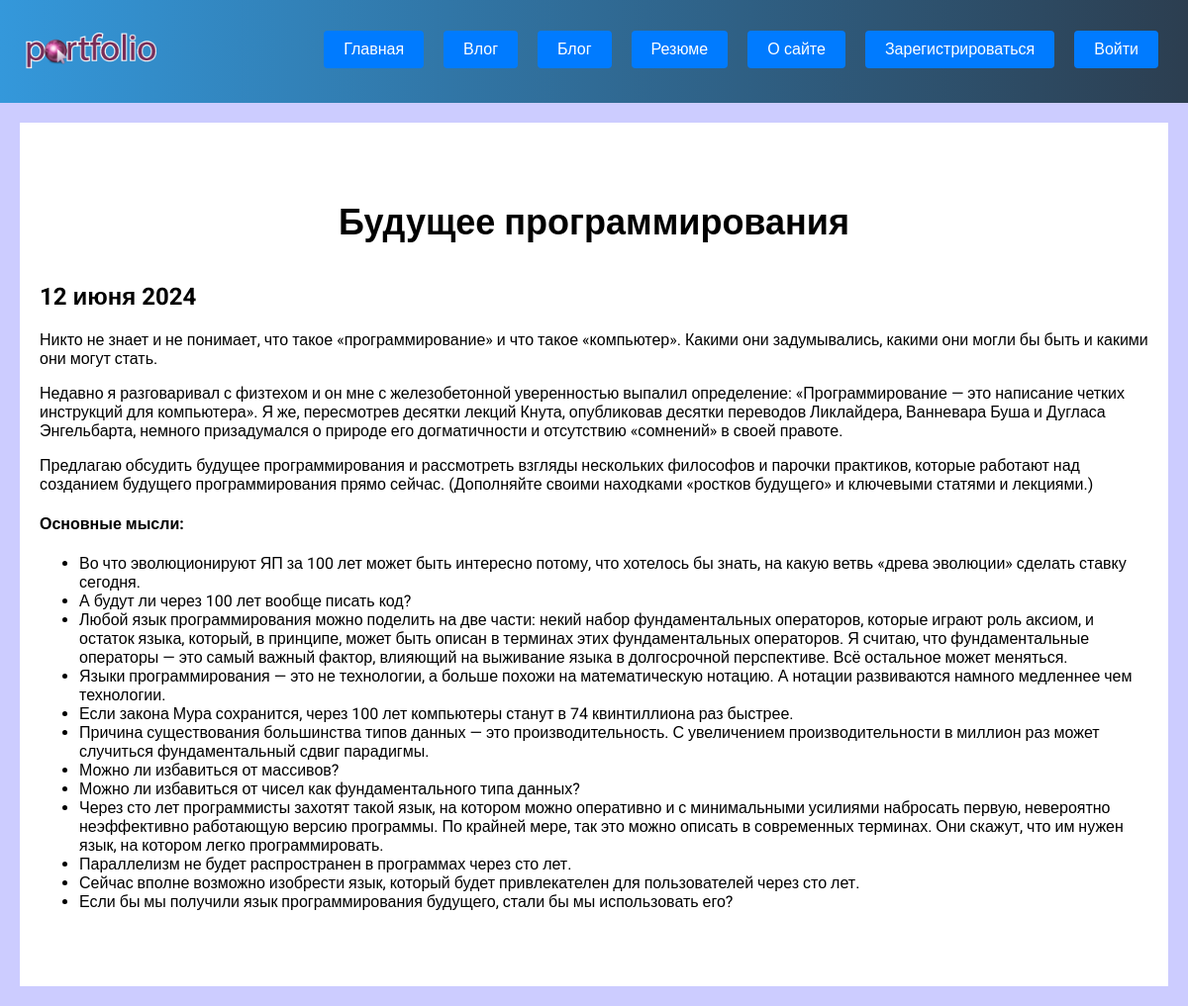
Page /vlog/2/ on the committed database.
### blog/models.py (models this page shows, shortened)
class Vlog(models.Model):
    title = models.CharField(max_length=200)
    description = models.TextField()
    data = models.DateField()

### blog/views.py (the view)
# urls.py: path('vlog/<int:vlog_id>/', views.vlog_detail, name="detail"),
def vlog_detail(request, vlog_id):
    vlog = get_object_or_404(Vlog, pk=vlog_id)
    return render(request, 'vlog/detail.html', {"vlog": vlog})

### blog/templates/vlog/detail.html
{% extends 'skills/base.html' %}
{% block content %}
<div class="detail">
    <h1>{{ vlog.title }}</h1>
    <h2>{{ vlog.data|date:'j E Y' }}</h2>
    {{ vlog.description|safe }}
</div>
{% endblock %}

### skills/static/css/style.css (style rules this page uses)
body { background: #CCCCFF; padding: 0; margin: 0; font-family: "Roboto", sans-serif; }
.content h1 { text-align: center; margin: 60px 0 40px; font-size: 36px; }
.detail { background: #FFF; padding: 20px 20px 60px; box-sizing: border-box; }

### rows in the picture
Vlog: title "Будущее программирования", data "12 июня 2024", description "Никто не знает и не понимает, что такое «программирование» и что такое «компьютер». Какими они задумывались, какими они могли бы быть и какими они могут стать. Недавно я разговаривал с физтехом и он мне с железобетонной уверенностью выпалил определение: «Программирование — это написание четких инструкций для компьютера». Я же, пересмотрев десятки лекций Кнута, опубликовав десятки переводов Ликлайдера, Ванневара Буша и Дугласа Энгельбарта, немного призадумался о природе его догматичности и отсутствию «сомнений» в своей правоте. Предлагаю обсудить будущее программирования и рассмотреть взгляды нескольких философов и парочки практиков, которые работают над созданием будущего программирования…"
